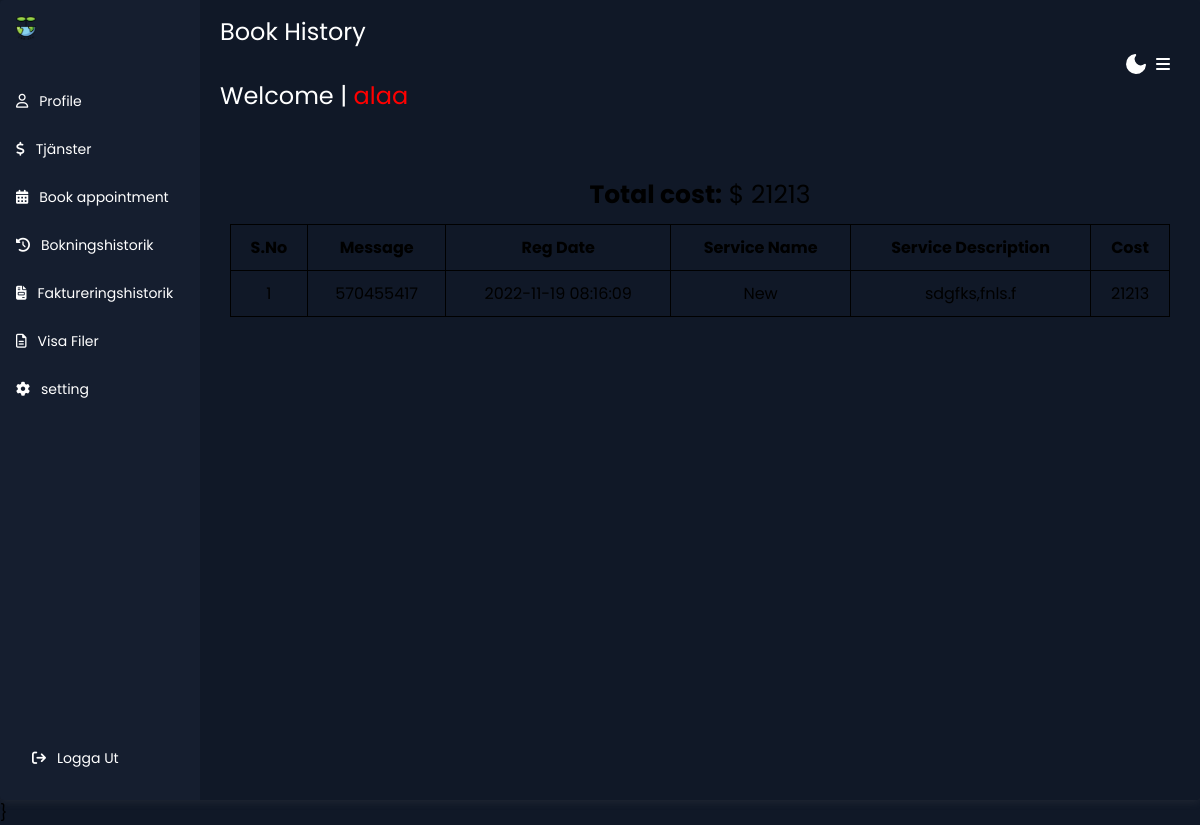
/invoice-history.php (signed in), run on the app's committed database.
### tables this page shows
CREATE TABLE `tbluser` (
  `ID` int(10) NOT NULL,
  `FirstName` varchar(120) DEFAULT NULL,
  `LastName` varchar(250) DEFAULT NULL,
  `MobileNumber` bigint(10) DEFAULT NULL,
  `Email` varchar(120) DEFAULT NULL,
  `Password` varchar(120) DEFAULT NULL,
  `message` text NOT NULL,
  `RegDate` timestamp NULL DEFAULT current_timestamp(),
  `IsRead` int(5) DEFAULT NULL,
  `filename` varchar(255) NOT NULL
);

CREATE TABLE `tblinvoice` (
  `id` int(11) NOT NULL,
  `Userid` int(11) DEFAULT NULL,
  `ServiceId` int(11) DEFAULT NULL,
  `BillingId` int(11) DEFAULT NULL,
  `PostingDate` timestamp NULL DEFAULT current_timestamp()
);

CREATE TABLE `tblservices` (
  `ID` int(10) NOT NULL,
  `ServiceName` varchar(200) DEFAULT NULL,
  `ServiceDescription` mediumtext DEFAULT NULL,
  `Cost` int(10) DEFAULT NULL,
  `Image` varchar(200) DEFAULT NULL,
  `CreationDate` timestamp NULL DEFAULT current_timestamp()
);

### invoice-history.php (the view, shortened to what this page needs)
<?php
include "includes/dbconnection.php";
?>
<!DOCTYPE html>
<html lang="en">
<head>
    <link rel="stylesheet" href="./dashboard/style.css">
    <link rel="stylesheet" href="https://unpkg.com/aos@next/dist/aos.css" />
    <link rel="stylesheet" href="https://cdnjs.cloudflare.com/ajax/libs/animate.css/4.1.1/animate.min.css" />
</head>
<body>
    <div class="app-container">
    <?php include_once "includes/headerlogin.php"; ?>
        <div class="app-content">
          <div class="app-content-header">
            <p class="app-content-headerText">Book History<br><br>Welcome | <span style="color: red;"><?php echo $row['FirstName']; ?></span></p>
            <button class="mode-switch" title="Switch Theme">
              <svg class="moon" fill="none" stroke="currentColor" stroke-linecap="round" stroke-linejoin="round" stroke-width="2" width="24" height="24" viewBox="0 0 24 24">
                <defs></defs>
                <path d="M21 12.79A9 9 0 1111.21 3 7 7 0 0021 12.79z"></path>
              </svg>
            </button>
          <i id="openmenu" class="fa-solid fa-bars"></i>
          </div>
          <div class="app-content-actions">
            <div class="app-content-actions-wrapper">
              <div class="filter-button-wrapper">
              </div>
            </div>
          </div>
          <div class="products-area-wrapper tableView">
            <?php
            $userid = $_SESSION["bpmsuid"];
$sqll = "SELECT SUM(tblservices.Cost) AS total_cost
        FROM tblinvoice
        INNER JOIN tblservices ON tblinvoice.ServiceId = tblservices.ID
        WHERE tblinvoice.Userid = '$userid'";
$resultt = mysqli_query($con, $sqll);
$row = mysqli_fetch_assoc($resultt);
    $total_cost = $row['total_cost'];
    echo "<div id='total-cost'><strong>Total cost:</strong> $ $total_cost </div>";
?>
<div class="container">
  <table class="products-table">
    <thead>
      <tr>
        <th>S.No</th>
        <th>Message</th>
        <th>Reg Date</th>
        <th>Service Name</th>
        <th>Service Description</th>
        <th>Cost</th>
      </tr>
    </thead>
    <tbody>
      <?php
        $userid = $_SESSION["bpmsuid"];
       $query = mysqli_query($con, "SELECT tblinvoice.BillingId, tblinvoice.PostingDate, tblservices.ServiceName, tblservices.ServiceDescription, tblservices.Cost
        FROM tblinvoice
        INNER JOIN tblservices ON tblinvoice.ServiceId = tblservices.ID
        WHERE tblinvoice.Userid = '$userid' ORDER BY tblinvoice.PostingDate DESC");
    if (!$query) {
    die('Query failed: ' . mysqli_error($con));
      }else{
        $cnt = 0;
        while ($row = mysqli_fetch_array($query)) {
          $cnt = $cnt + 1;
          ?>
          <tr>
            <td><?php echo $cnt; ?></td>
            <td><?php echo $row["BillingId"]; ?></td>
            <td><?php echo $row["PostingDate"]; ?></td>
            <td><?php echo $row['ServiceName']; ?></td>
            <td><?php echo $row['ServiceDescription']; ?></td>
            <td><?php echo $row['Cost']; ?></td>
          </tr>
        <?php
        }}
      ?>
    </tbody>
  </table>
</div>
</div>
 </div>
</div>
</div>}
</body>
</html>

### dashboard/style.css (style rules this page uses)
* { box-sizing: border-box; }
:root { --app-bg: #101827; --sidebar: rgba(21, 30, 47, 1); --sidebar-main-color: #fff; --table-border: #1a2131; --table-header: #1a2131; --app-content-main-color: #fff; --sidebar-link: #fff; --sidebar-active-link: #1d283c; --sidebar-hover-link: #1a2539; --action-color: #2869ff; --action-color-hover: #6291fd; --app-content-secondary-color: #1d283c; --filter-reset: #2c394f; --filter-shadow: rgba(16, 24, 39, 0.8) 0px 6px 12px -2px, rgba(0, 0, 0, 0.3) 0px 3px 7px -3px; }
body, html { margin: 0; padding: 0; height: 100%; width: 100%; }
body { overflow: hidden; font-family: "Poppins", sans-serif; background-color: var(--app-bg); -webkit-font-smoothing: antialiased; -moz-osx-font-smoothing: grayscale; }
.app-container { border-radius: 4px; width: 100%; height: 100%; max-height: 100%; max-width: 1280px; display: flex; overflow: hidden; box-shadow: rgba(99, 99, 99, 0.2) 0px 2px 8px 0px; max-width: 2000px; margin: 0 auto; }
.mode-switch { background-color: transparent; border: none; padding: 0; color: var(--app-content-main-color); display: flex; justify-content: center; align-items: center; margin-left: auto; margin-right: 8px; cursor: pointer; }
.mode-switch .moon { fill: var(--app-content-main-color); }
.app-content { padding: 16px; background-color: var(--app-bg); height: 100%; flex: 1; max-height: 100%; display: flex; flex-direction: column; }
.app-content-header { display: flex; align-items: center; justify-content: space-between; padding: 0 4px; }
.app-content-headerText { color: var(--app-content-main-color); font-size: 24px; line-height: 32px; margin: 0; }
.app-content-actions { display: flex; justify-content: space-between; align-items: center; padding: 16px 4px; }
.app-content-actions-wrapper { display: flex; align-items: center; margin-left: auto; }
.filter-button-wrapper { position: relative; }
.products-area-wrapper { width: 100%; max-height: 100%; overflow: auto; padding: 0 4px; }
#openmenu { padding-right: 10px; font-size: 1rem; }
#openmenu { font-size: 1rem; color: var(--app-content-main-color); z-index: 9999; }

### invoice-history.php (style rules this page uses)
.container { width: 100%; padding: 10px; }
.products-table { width: 100%; border-collapse: collapse; display: table; }
.products-table thead { display: table-header-group; }
.products-table tbody { display: table-row-group; }
.products-table th, .products-table td { padding: 10px; text-align: center; border: solid 1px ; }
.products-table th { font-weight: bold; }
#total-cost { text-align: center; font-size: 25px; z-index:0.9; }
#total-cost strong { font-weight: bold; font-size: 25px; }

### data on the page
tbluser: FirstName "alaa"
tblinvoice: BillingId "570455417", PostingDate "2022-11-19 08:16:09", ServiceId.ServiceName "New", ServiceId.ServiceDescription "sdgfks,fnls.f", ServiceId.Cost "21213"

### other printed values
$total_cost "21213"
